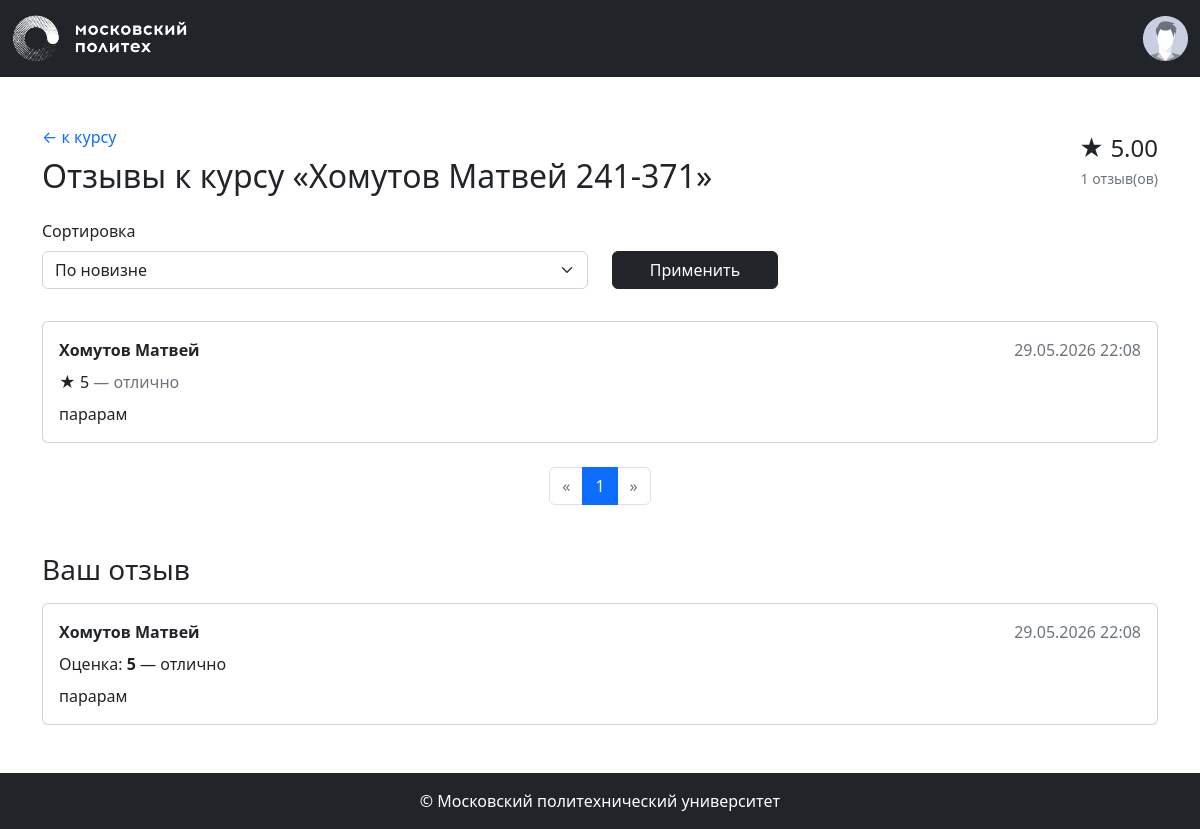
The app's page /courses/1/reviews (signed in) with its own data.
### app/models.py (models this page shows, shortened)
class Base(DeclarativeBase):
  metadata = MetaData(naming_convention={
        "ix": 'ix_%(column_0_label)s',
        "uq": "uq_%(table_name)s_%(column_0_name)s",
        "ck": "ck_%(table_name)s_%(constraint_name)s",
        "fk": "fk_%(table_name)s_%(column_0_name)s_%(referred_table_name)s",
        "pk": "pk_%(table_name)s"
    })

class Course(Base):
    __tablename__ = 'courses'
    id: Mapped[int] = mapped_column(primary_key=True)
    name: Mapped[str] = mapped_column(String(100))
    short_desc: Mapped[str] = mapped_column(Text)
    full_desc: Mapped[str] = mapped_column(Text)
    rating_sum: Mapped[int] = mapped_column(default=0)
    rating_num: Mapped[int] = mapped_column(default=0)
    category_id: Mapped[int] = mapped_column(ForeignKey("categories.id"))
    author_id: Mapped[int] = mapped_column(ForeignKey("users.id"))
    background_image_id: Mapped[str] = mapped_column(ForeignKey("images.id"))
    created_at: Mapped[datetime] = mapped_column(default=datetime.now)
    author: Mapped["User"] = relationship()
    category: Mapped["Category"] = relationship(lazy=False)
    bg_image: Mapped["Image"] = relationship()
    @property
    def rating(self):
        if self.rating_num > 0:
            return self.rating_sum / self.rating_num
        return 0

class Review(Base):
    __tablename__ = 'reviews'
    id: Mapped[int] = mapped_column(primary_key=True)
    rating: Mapped[int] = mapped_column(Integer, nullable=False)
    text: Mapped[str] = mapped_column(Text, nullable=False)
    created_at: Mapped[datetime] = mapped_column(default=datetime.now)
    course_id: Mapped[int] = mapped_column(ForeignKey("courses.id"))
    user_id: Mapped[int] = mapped_column(ForeignKey("users.id"))
    course: Mapped["Course"] = relationship(backref="reviews")
    user: Mapped["User"] = relationship()
    RATING_LABELS = {
        5: 'отлично',
        4: 'хорошо',
        3: 'удовлетворительно',
        2: 'неудовлетворительно',
        1: 'плохо',
        0: 'ужасно',
    }

class User(Base, UserMixin):
    __tablename__ = 'users'
    id: Mapped[int] = mapped_column(primary_key=True)
    first_name: Mapped[str] = mapped_column(String(100))
    last_name: Mapped[str] = mapped_column(String(100))
    middle_name: Mapped[Optional[str]] = mapped_column(String(100))
    login: Mapped[str] = mapped_column(String(100), unique=True)
    password_hash: Mapped[str] = mapped_column(String(200))
    created_at: Mapped[datetime] = mapped_column(default=datetime.now)
    @property
    def full_name(self):
        return ' '.join([self.last_name, self.first_name, self.middle_name or ''])

### app/courses.py (the view)
@bp.route('/<int:course_id>/reviews')
def reviews(course_id):
    course = course_repository.get_course_by_id(course_id)
    if course is None:
        abort(404)
    sort_order = request.args.get('sort', ReviewRepository.SORT_NEWEST)
    if sort_order not in dict(ReviewRepository.SORT_OPTIONS):
        sort_order = ReviewRepository.SORT_NEWEST
    pagination = review_repository.get_pagination_info(course_id, sort_order=sort_order, per_page=5)
    user_review = None
    if current_user.is_authenticated:
        user_review = review_repository.get_user_review(course_id, current_user.id)
    return render_template(
        'courses/reviews.html',
        course=course,
        pagination=pagination,
        reviews=pagination.items,
        sort_order=sort_order,
        sort_options=ReviewRepository.SORT_OPTIONS,
        user_review=user_review,
        rating_labels=Review.RATING_LABELS,
    )

### app/auth.py (called while the page is built)
def load_user(user_id):
    return user_repository.get_user_by_id(user_id)

### app/repositories/course_repository.py (called while the page is built)
    def get_course_by_id(self, course_id):
        return self.db.session.get(Course, course_id)

### app/repositories/review_repository.py (called while the page is built)
    def _sorted_query(self, course_id, sort_order=SORT_NEWEST):
        query = self.db.select(Review).filter(Review.course_id == course_id)
        if sort_order == self.SORT_POSITIVE:
            query = query.order_by(desc(Review.rating), desc(Review.created_at))
        elif sort_order == self.SORT_NEGATIVE:
            query = query.order_by(asc(Review.rating), desc(Review.created_at))
        else:
            query = query.order_by(desc(Review.created_at))
        return query

    def get_pagination_info(self, course_id, sort_order=SORT_NEWEST, per_page=5):
        query = self._sorted_query(course_id, sort_order)
        return self.db.paginate(query, per_page=per_page)

    def get_user_review(self, course_id, user_id):
        if user_id is None:
            return None
        query = self.db.select(Review).filter(
            Review.course_id == course_id,
            Review.user_id == user_id
        )
        return self.db.session.execute(query).scalar()

### app/repositories/user_repository.py (called while the page is built)
    def get_user_by_id(self, user_id):
        return self.db.session.execute(self.db.select(User).filter_by(id=user_id)).scalar()

### app/templates/courses/reviews.html
{% extends 'base.html' %}
{% from 'pagination.html' import render_pagination %}
{% block content %}
<div class="container my-5">
    <div class="d-flex align-items-center mb-4">
        <div>
            <a href="{{ url_for('courses.show', course_id=course.id) }}"
               class="text-decoration-none">← к курсу</a>
            <h2 class="mt-2 mb-0">Отзывы к курсу «{{ course.name }}»</h2>
        </div>
        <div class="ms-auto text-end">
            <div class="rating fs-4">★ {{ "%.2f" | format(course.rating) }}</div>
            <small class="text-muted">{{ course.rating_num }} отзыв(ов)</small>
        </div>
    </div>
    <form method="GET" class="row align-items-end mb-4">
        <div class="col-md-6 mb-2">
            <label for="sort" class="form-label">Сортировка</label>
            <select class="form-select" id="sort" name="sort">
                {% for value, label in sort_options %}
                    <option value="{{ value }}" {% if value == sort_order %}selected{% endif %}>{{ label }}</option>
                {% endfor %}
            </select>
        </div>
        <div class="col-md-2 mb-2">
            <button type="submit" class="btn btn-dark w-100">Применить</button>
        </div>
    </form>
    {% if reviews %}
        {% for review in reviews %}
            {% include 'courses/_review_item.html' %}
        {% endfor %}
        <div class="my-4">
            {{ render_pagination(pagination, request.endpoint, {'course_id': course.id, 'sort': sort_order}) }}
        </div>
    {% else %}
        <p class="text-muted">К этому курсу пока нет отзывов.</p>
    {% endif %}
    {% include 'courses/_review_form.html' %}
</div>
{% endblock %}

### app/templates/courses/_review_item.html
<div class="card mb-3">
    <div class="card-body">
        <div class="d-flex justify-content-between mb-2">
            <strong>{{ review.user.full_name }}</strong>
            <span class="text-muted">{{ review.created_at.strftime('%d.%m.%Y %H:%M') }}</span>
        </div>
        <p class="mb-2">
            <span class="rating">★ {{ review.rating }}</span>
            <span class="text-muted">— {{ rating_labels[review.rating] }}</span>
        </p>
        <p class="mb-0" style="white-space: pre-line;">{{ review.text }}</p>
    </div>
</div>

### app/templates/courses/_review_form.html (shortened to what this page needs)
<section class="my-5">
    <h3 class="mb-3">Ваш отзыв</h3>
    {% if not current_user.is_authenticated %}
        <p class="text-muted">
            Чтобы оставить отзыв, <a href="{{ url_for('auth.login') }}">войдите</a> в аккаунт.
        </p>
    {% elif user_review %}
        <div class="card">
            <div class="card-body">
                <div class="d-flex justify-content-between mb-2">
                    <strong>{{ user_review.user.full_name }}</strong>
                    <span class="text-muted">
                        {{ user_review.created_at.strftime('%d.%m.%Y %H:%M') }}
                    </span>
                </div>
                <p class="mb-2">
                    Оценка: <strong>{{ user_review.rating }}</strong>
                    — {{ rating_labels[user_review.rating] }}
                </p>
                <p class="mb-0">{{ user_review.text }}</p>
            </div>
        </div>
    {% endif %}
</section>

### records on screen
Course: name "Хомутов Матвей 241-371", rating "5.00", rating_num "1"
Review: user.full_name "Хомутов Матвей", created_at "29.05.2026 22:08", rating "5", rating "отлично", text "парарам"
User: user.full_name "Хомутов Матвей"

### other values on screen
{{ page }} "1"
form field sort "По новизне"
